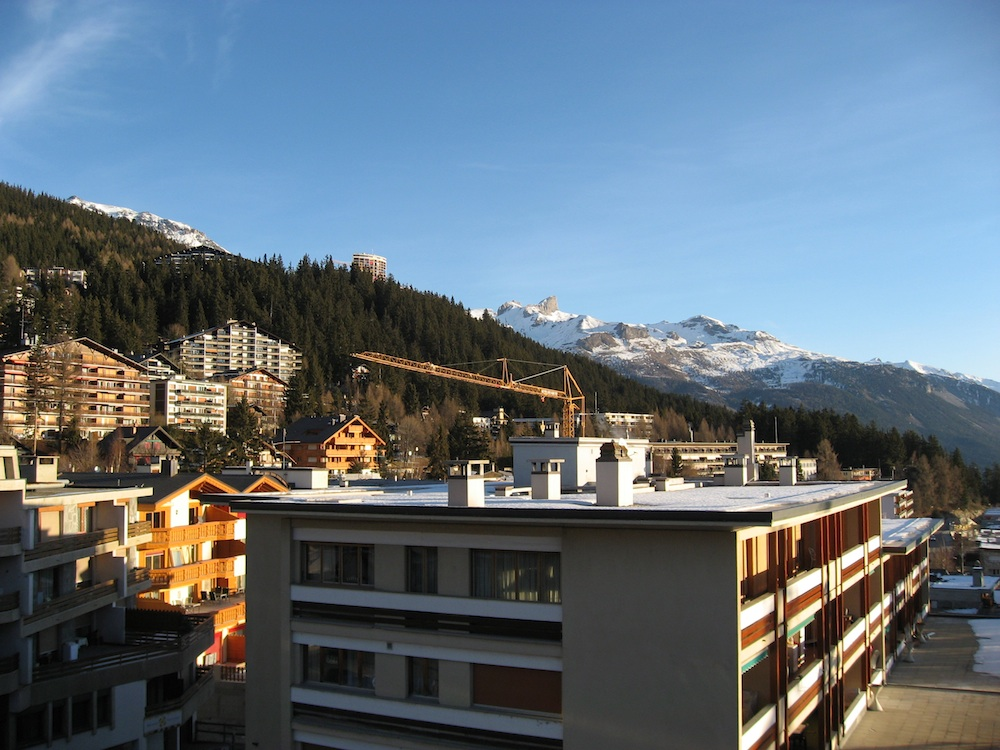
#> input picture siftpy1/crans_1_small.jpg, 1000 x 750 px, found by its file name
$ python test2.py   (Python 2 division)
#> lines starting #> are read from the running program, lines starting #| are printed output that depends on the picture
### siftpy1/siftpy1.py
import numpy.linalg as lin
import siftimp, os
import pandas as pd
import numpy as np

def sift(fin, threshold=10.0):
    fout = "/tmp/" + fin.replace(".pgm",".key")
    if os.path.exists(fout): os.remove(fout)
    res = siftimp.sift_imp(fin, str(threshold))
    df = pd.read_csv(fout,sep=' ',header=None)
    return df

# [34 lines left out: functions match, match_twosided, not called in this run]

### siftpy1/test2.py
from PIL import Image
import sys
from pylab import *
from siftpy1 import *

im=Image.open("/home/burak/Desktop/crans_1_small.jpg")
#> im is the input picture: PIL image 1000x750 RGB; mean R, G, B 99.5, 113.2, 124.2
im = im.resize((800,640))
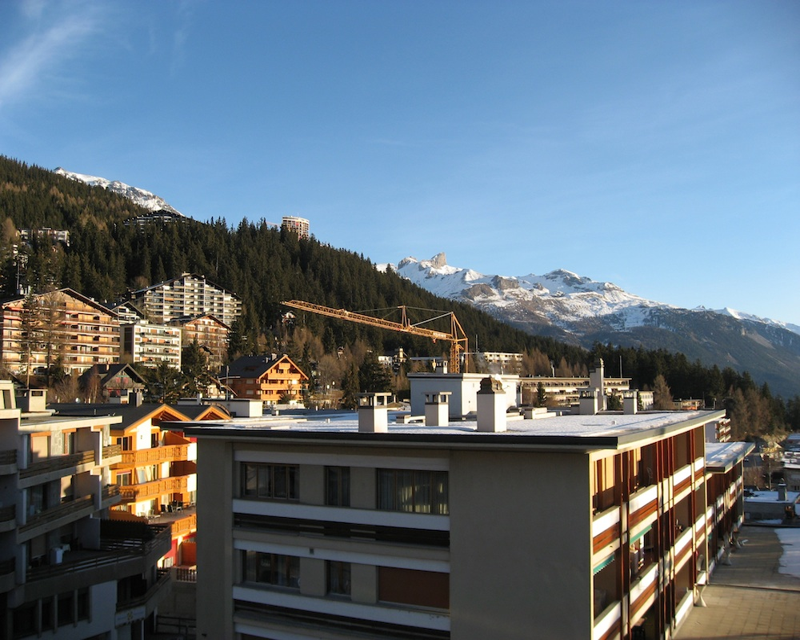
#> im: PIL image 800x640 RGB; mean R, G, B 99.5, 113.2, 124.2
a = asarray(im).flatten('C')
print a.shape
#| (1536000,)
res = sift(a)
#> (the run stopped early here; a loop or call above may not have finished)

$ run again, with siftpy1/crans_2_small.jpg copied over siftpy1/crans_1_small.jpg
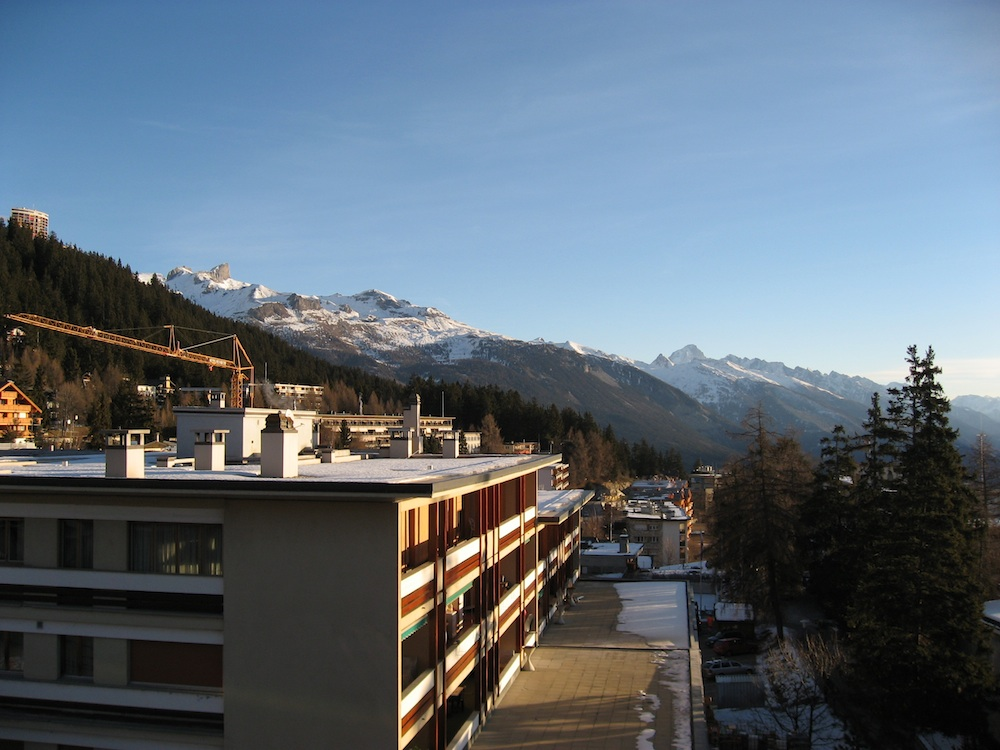
#> input picture siftpy1/crans_2_small.jpg, 1000 x 750 px, found by its file name
#> im is the input picture: PIL image 1000x750 RGB; mean R, G, B 94.8, 107.3, 118.8
#> `im = im.resize((800,640))`:
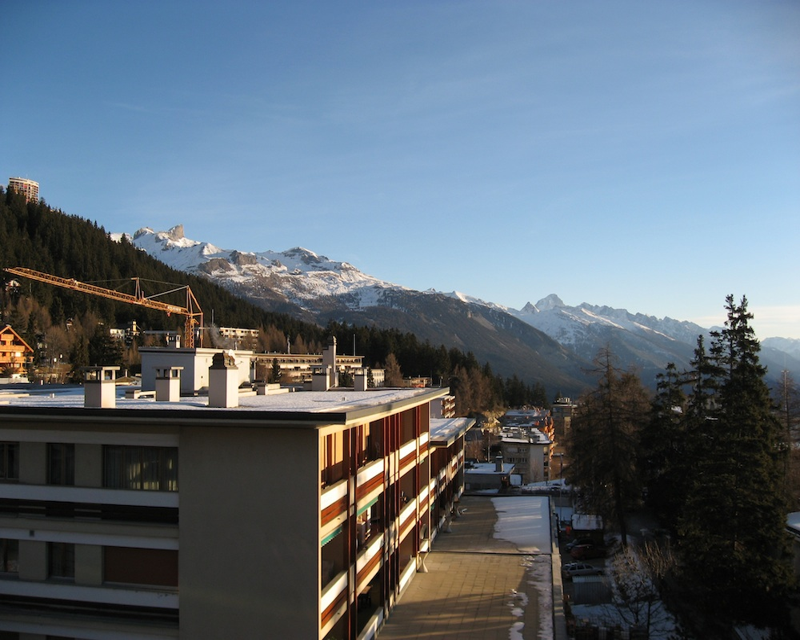
#> im: PIL image 800x640 RGB; mean R, G, B 94.8, 107.3, 118.8
#| (1536000,)

$ run again, with siftpy1/alcatraz1s.pgm saved as siftpy1/crans_1_small.jpg
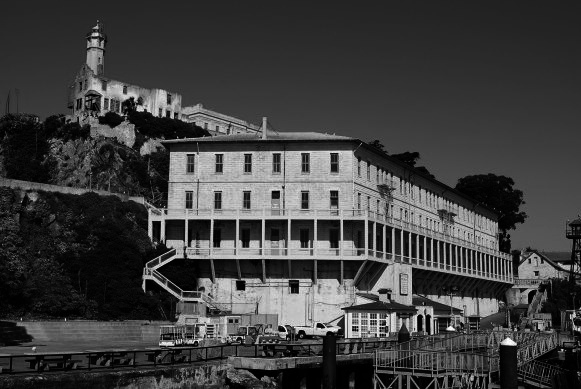
#> input picture siftpy1/alcatraz1s.pgm, 581 x 389 px, found by its file name
#> im is the input picture: PIL image 581x389 L; min 0, max 255, mean 63
#> `im = im.resize((800,640))`:
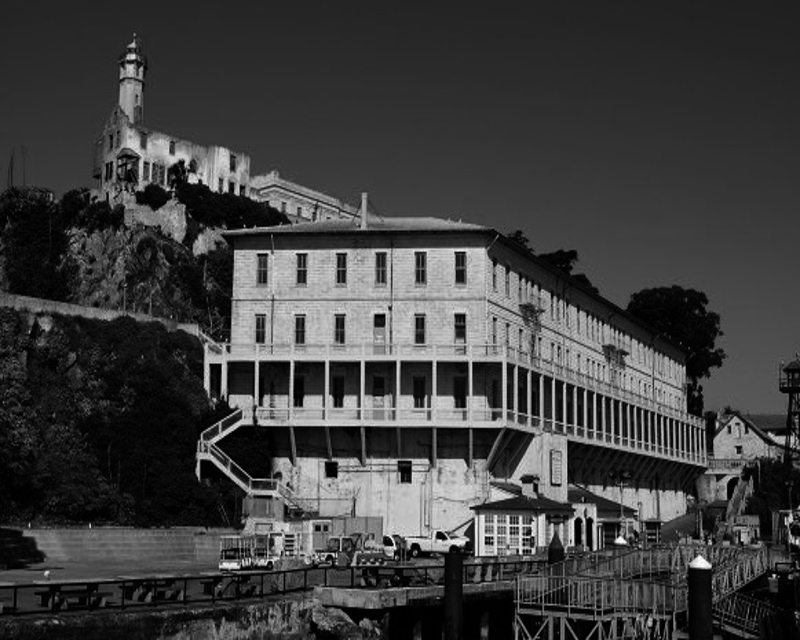
#> im: PIL image 800x640 L; min 0, max 255, mean 63
#| (512000,)

$ run again, with siftpy1/alcatraz2s.pgm saved as siftpy1/crans_1_small.jpg
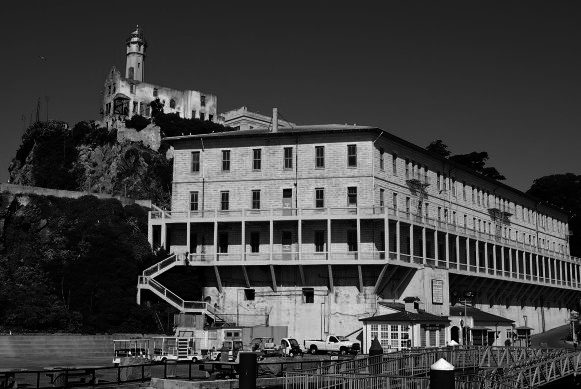
#> input picture siftpy1/alcatraz2s.pgm, 581 x 389 px, found by its file name
#> im is the input picture: PIL image 581x389 L; min 0, max 255, mean 64.4
#> `im = im.resize((800,640))`:
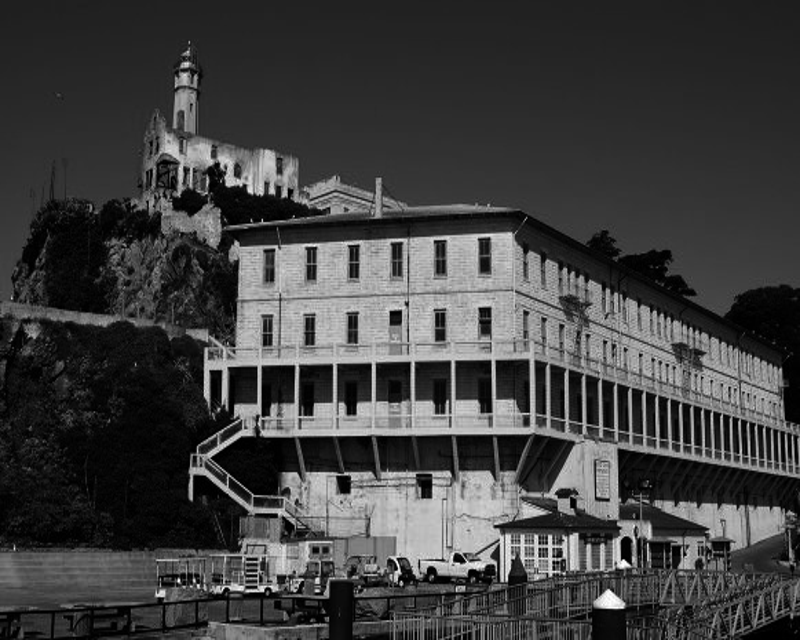
#> im: PIL image 800x640 L; min 0, max 255, mean 64.4
#| (512000,)
